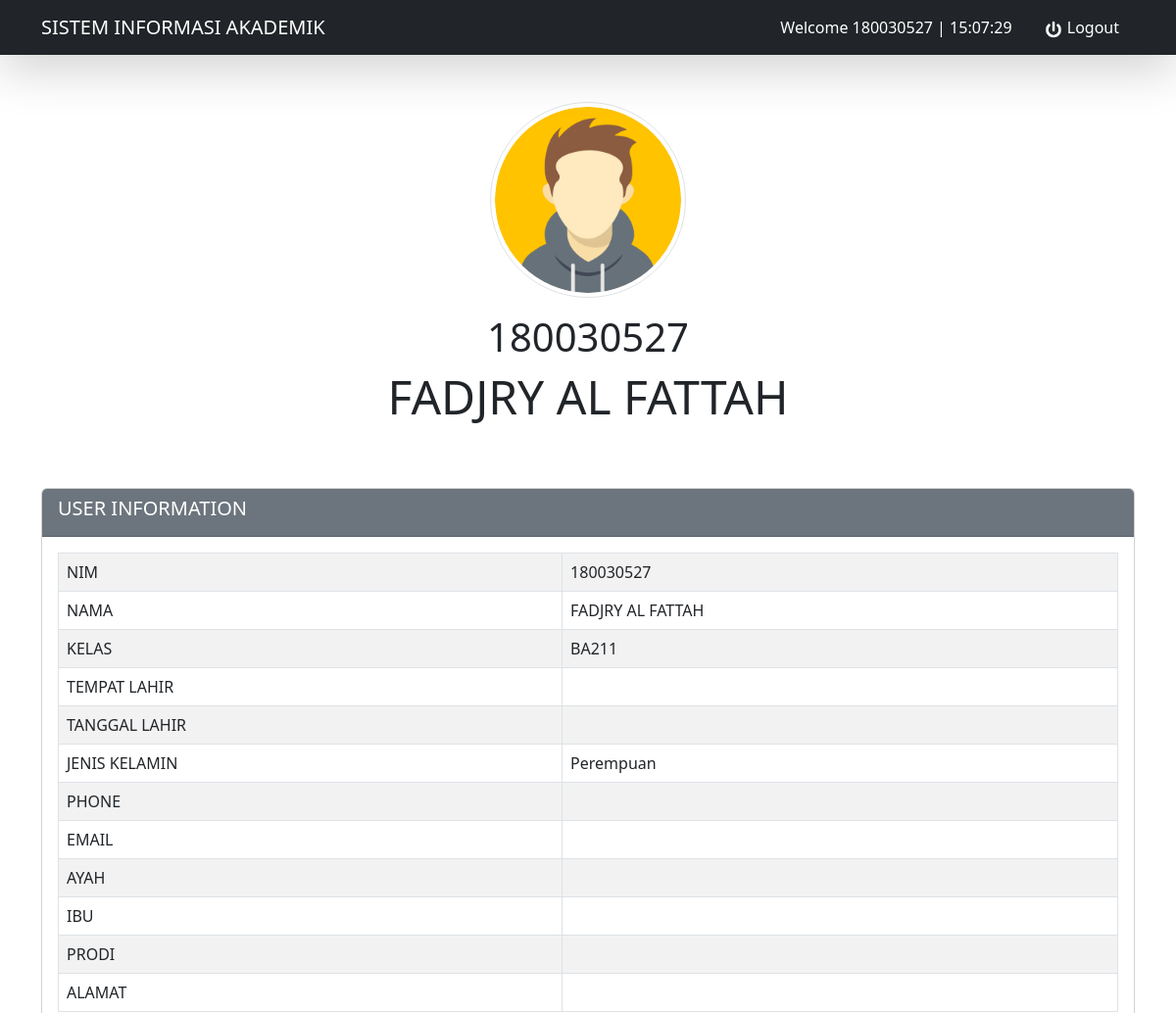
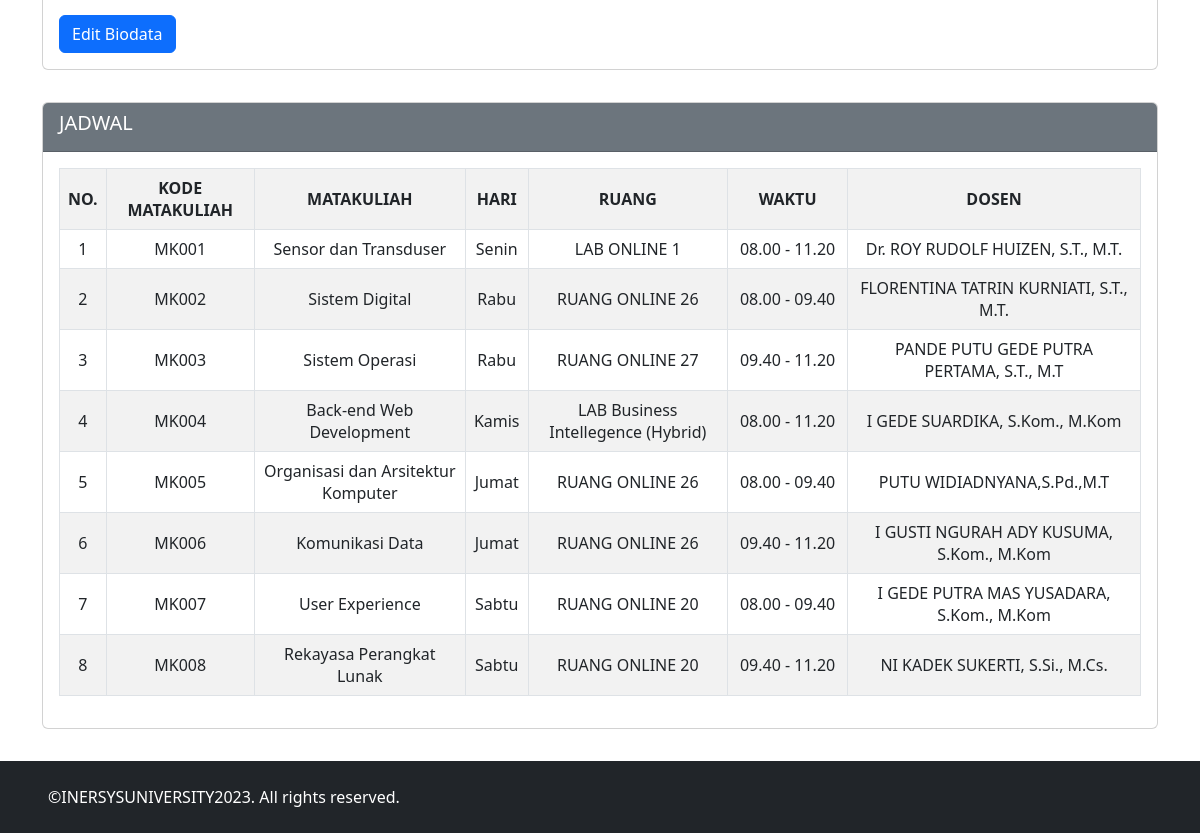
Page /mahasiswa/mahasiswa.php (signed in) on the committed database (2 pictures, top to bottom).
### tables this page shows
CREATE TABLE `mahasiswa` (
  `nim` varchar(10) NOT NULL,
  `nama` varchar(100) NOT NULL,
  `kode_kelas` varchar(10) NOT NULL,
  `tempat_lahir` varchar(50) NOT NULL,
  `tanggal_lahir` varchar(10) NOT NULL,
  `gender` tinyint(1) DEFAULT NULL,
  `phone` varchar(12) NOT NULL,
  `email` varchar(50) NOT NULL,
  `ayah` varchar(150) NOT NULL,
  `ibu` varchar(150) NOT NULL,
  `prodi` varchar(50) NOT NULL,
  `alamat` varchar(300) NOT NULL
);

CREATE TABLE `matakuliah` (
  `kode_mk` varchar(10) NOT NULL,
  `nama_mk` varchar(100) DEFAULT NULL,
  `sks` int(11) DEFAULT NULL,
  `nim` varchar(10) NOT NULL
);

CREATE TABLE `jadwal` (
  `kode_jadwal` int(11) NOT NULL,
  `kode_kelas` varchar(10) NOT NULL,
  `kode_mk` varchar(10) DEFAULT NULL,
  `ruang` varchar(100) NOT NULL,
  `hari` varchar(10) DEFAULT NULL,
  `waktu` varchar(100) DEFAULT NULL
);

CREATE TABLE `dosen` (
  `nim` varchar(10) NOT NULL,
  `nama` varchar(100) NOT NULL,
  `alamat` varchar(500) NOT NULL,
  `gender` tinyint(1) DEFAULT NULL,
  `phone` varchar(12) NOT NULL,
  `email` varchar(50) NOT NULL
);

### koneksi.php (called while the page is built, shortened)
<?php
class koneksi {
	private $host = "localhost";
	private $user = "root";
	private $pass = "";
	private $dbname = "siak";
	public function getKoneksi() {
		$this->db_connection = new mysqli($this->host, $this->user, $this->pass, $this->dbname);
		if ($this->db_connection->connect_errno) {
			echo "Failed to connect to Database: (" . $this->db_connection->connect_errno . ") " . $this->db_connection->connect_error;
		} else {
			return $this->db_connection;
		}
	}
	public function tampilmhs(){
		$db = new koneksi();
		$koneksi = $db->getKoneksi();
		$data=mysqli_query($koneksi, "SELECT * FROM mahasiswa where nim='$_SESSION[nim]'");
		while($row=mysqli_fetch_array($data)){
			$hasil[]=$row;
		}
		return $hasil;
	}
}
?>

### mahasiswa/mahasiswa.php (the view, shortened to what this page needs)
<?php
include ('../koneksi.php');
$db = new koneksi();
$tampil = $db->tampilmhs();
?>
<html>
    <head>
        <link href="https://cdn.jsdelivr.net/npm/bootstrap@5.3.0-alpha1/dist/css/bootstrap.min.css" rel="stylesheet">
        <link rel="stylesheet" href="../style.css">
    </head>
    <body>
        <nav class="navbar navbar-expand-lg navbar-dark shadow-lg sticky-top bg-dark">
            <div class="container">
                <a class="navbar-brand" href="Index.php">SISTEM INFORMASI AKADEMIK</a>
                <ul class="navbar-nav ms-auto">
                    <li class="navbar-brand fs-6">
                        <?php
                            echo "Welcome " . $_SESSION['username'];
                            echo date(' |  H:i:s');
                        ?>
                    </li>
                    <li class="navbar-brand fs-6">
                        <a href="../logout.php"><img src="../img/logout.png" alt="logout" width="20px" class="logout"> Logout</a>
                    </li>
                </ul>
            </div>
        </nav>
        <section class="jumbotron text-center">
            <img src="../img/profile.png" alt="profile" width="200px" class="rounded-circle img-thumbnail mb-3" />
            <h1 class="display-6"><?php echo $_SESSION['nim'] ?></h1>
            <h1 class="display-5"><?php echo $_SESSION['nama'] ?></h1>
        </section>
        <section>
            <div class="container d-flex justify-content-center addusr">
                <div class="card" style="width: 70rem;">
                    <div class="card-header bg-secondary text-white">
                        <h5 class="card-title mb-2">USER INFORMATION</h5>
                    </div>
                    <div class="card-body table-responsive" >
                        <table class="table table-bordered table-striped">
                        <?php
                        foreach($tampil as $row) {;
                        ?>
                            <tr>
                                <td>NIM</td>
                                <td><?php echo $row['nim'] ?></td>
                            </tr>
                            <tr>
                                <td>NAMA</td>
                                <td><?php echo $row['nama'] ?></td>
                            </tr>
                            <tr>
                                <td>KELAS</td>
                                <td><?php echo $row['kode_kelas'] ?></td>
                            </tr>
                            <tr>
                                <td>TEMPAT LAHIR</td>
                                <td><?php echo $row['tempat_lahir'] ?></td>
                            </tr>
                            <tr>
                                <td>TANGGAL LAHIR</th>
                                <td><?php echo $row['tanggal_lahir'] ?></td>
                            </tr>
                            <tr>
                                <td>JENIS KELAMIN</th>
                                <td><?php if($row['gender']==1) {
                                            echo "Laki - Laki";
                                        } else if($row['gender']==0){
                                            echo "Perempuan";
                                        }?></td>
                            </tr>
                            <tr>
                                <td>PHONE</td>
                                <td><?php echo $row['phone'] ?></td>
                            </tr>
                            <tr>
                                <td>EMAIL</td>
                                <td><?php echo $row['email'] ?></td>
                            </tr>
                            <tr>
                                <td>AYAH</td>
                                <td><?php echo $row['ayah'] ?></td>
                            </tr>
                            <tr>
                                <td>IBU</th>
                                <td><?php echo $row['ibu'] ?></td>
                            </tr>
                            <tr>
                                <td>PRODI</td>
                                <td><?php if($row['prodi']=='SK') {
                                            echo "SISTEM KOMPUTER";
                                        } else if($row['prodi']=='SI'){
                                            echo "SISTEM INFORMASI";
                                        }else if($row['prodi']=='TI'){
                                            echo "TEKNOLOGI INFORMASI";
                                        }else if($row['prodi']=='BD'){
                                            echo "BISNIS DIGITAL";
                                        }else if($row['prodi']=='MK'){
                                            echo "MANAJEMEN INFORMATIKA";
                                        }
                                        ?></td>
                            </tr>
                            <tr>
                                <td>ALAMAT</td>
                                <td><?php echo $row['alamat'] ?></td>
                            </tr>
                            <?php } ?>
                        </table>
                        <a href="user_mhs.php?nim=<?=$_SESSION['nim']?>" class="btn btn-primary" role="button">Edit Biodata</a>
                    </div>
                </div>
            </div>
        </section>
        <?php
            $db = new koneksi();
            $koneksi = $db->getKoneksi();
            $query = mysqli_query($koneksi, "SELECT * FROM mahasiswa WHERE nim='$_SESSION[nim]'");
            $data = mysqli_fetch_array($query);
                $no = 1;
                $query =
                    "SELECT matakuliah.kode_mk, nama_mk, jadwal.hari, waktu, ruang, dosen.nama
                    FROM
                        matakuliah inner join jadwal
                        ON matakuliah.kode_mk = jadwal.kode_mk
                        inner join dosen
                        ON dosen.nim = matakuliah.nim
                    WHERE jadwal.kode_kelas = '$data[kode_kelas]'
                ";
                $hasil = mysqli_query($koneksi, $query);
                if (mysqli_num_rows($hasil) > 0){
        ?>
        <section>
            <div class="container d-flex justify-content-center addusr">
                <div class="card" style="width: 70rem;">
                    <div class="card-header bg-secondary text-white">
                        <h5 class="card-title mb-2">JADWAL</h5>
                    </div>
                    <div class="card-body table-responsive">
                        <table class="table table-bordered table-striped text-center align-middle ">
                            <tr>
                                <th>NO.</th>
                                <th>KODE MATAKULIAH</th>
                                <th>MATAKULIAH</th>
                                <th>HARI</th>
                                <th>RUANG</th>
                                <th width="120px">WAKTU</th>
                                <th>DOSEN</th>
                            </tr>
                            <?php
                                while ($row = mysqli_fetch_array($hasil)) {
			                ?>
                            <tr>
                                <td><?php echo $no++; ?></td>
                                <td><?php echo $row['kode_mk']; ?></td>
                                <td><?php echo $row['nama_mk']; ?></td>
                                <td><?php echo $row['hari']; ?></td>
                                <td><?php echo $row['ruang']; ?></td>
                                <td><?php echo $row['waktu']; ?></td>
                                <td><?php echo $row['nama']; ?></td>
                            </tr>
                            <?php } ?>
                        </table>
                    </div>
                </div>
            </div>
        </section>
        <?php } ?>
        <div
            class="d-flex flex-column flex-md-row text-md-start justify-content-between py-4 px-4 px-xl-5 bg-dark">
            <div class="text-white mb-3 mb-md-0 text-center">
                ©INERSYSUNIVERSITY2023. All rights reserved.
            </div>
        </div>
    </body>
</html>

### style.css (style rules this page uses)
a { text-decoration: none; color: white; }
.jumbotron { margin-top: 3rem; margin-bottom: 4rem; }
.logout { margin-left: 1rem; }
.addusr { margin-bottom: 2rem; }

### rows in the picture
mahasiswa: nim "180030527", nama "FADJRY AL FATTAH", kode_kelas "BA211", shows "Perempuan"
matakuliah: kode_mk "MK001", nama_mk "Sensor dan Transduser", jadwal.hari "Senin", jadwal.ruang "LAB ONLINE 1", jadwal.waktu "08.00 - 11.20", dosen.nama "Dr. ROY RUDOLF HUIZEN, S.T., M.T."
matakuliah: kode_mk "MK002", nama_mk "Sistem Digital", jadwal.hari "Rabu", jadwal.ruang "RUANG ONLINE 26", jadwal.waktu "08.00 - 09.40", dosen.nama "FLORENTINA TATRIN KURNIATI, S.T., M.T."
matakuliah: kode_mk "MK003", nama_mk "Sistem Operasi", jadwal.hari "Rabu", jadwal.ruang "RUANG ONLINE 27", jadwal.waktu "09.40 - 11.20", dosen.nama "PANDE PUTU GEDE PUTRA PERTAMA, S.T., M.T"
matakuliah: kode_mk "MK004", nama_mk "Back-end Web Development", jadwal.hari "Kamis", jadwal.ruang "LAB Business Intellegence (Hybrid)", jadwal.waktu "08.00 - 11.20", dosen.nama "I GEDE SUARDIKA, S.Kom., M.Kom"
matakuliah: kode_mk "MK005", nama_mk "Organisasi dan Arsitektur Komputer", jadwal.hari "Jumat", jadwal.ruang "RUANG ONLINE 26", jadwal.waktu "08.00 - 09.40", dosen.nama "PUTU WIDIADNYANA,S.Pd.,M.T"
matakuliah: kode_mk "MK006", nama_mk "Komunikasi Data", jadwal.hari "Jumat", jadwal.ruang "RUANG ONLINE 26", jadwal.waktu "09.40 - 11.20", dosen.nama "I GUSTI NGURAH ADY KUSUMA, S.Kom., M.Kom"
matakuliah: kode_mk "MK007", nama_mk "User Experience", jadwal.hari "Sabtu", jadwal.ruang "RUANG ONLINE 20", jadwal.waktu "08.00 - 09.40", dosen.nama "I GEDE PUTRA MAS YUSADARA, S.Kom., M.Kom"
matakuliah: kode_mk "MK008", nama_mk "Rekayasa Perangkat Lunak", jadwal.hari "Sabtu", jadwal.ruang "RUANG ONLINE 20", jadwal.waktu "09.40 - 11.20", dosen.nama "NI KADEK SUKERTI, S.Si., M.Cs."

### other values in the picture
$_SESSION['username'] "180030527"
$_SESSION['nim'] "180030527"
$_SESSION['nama'] "FADJRY AL FATTAH"
